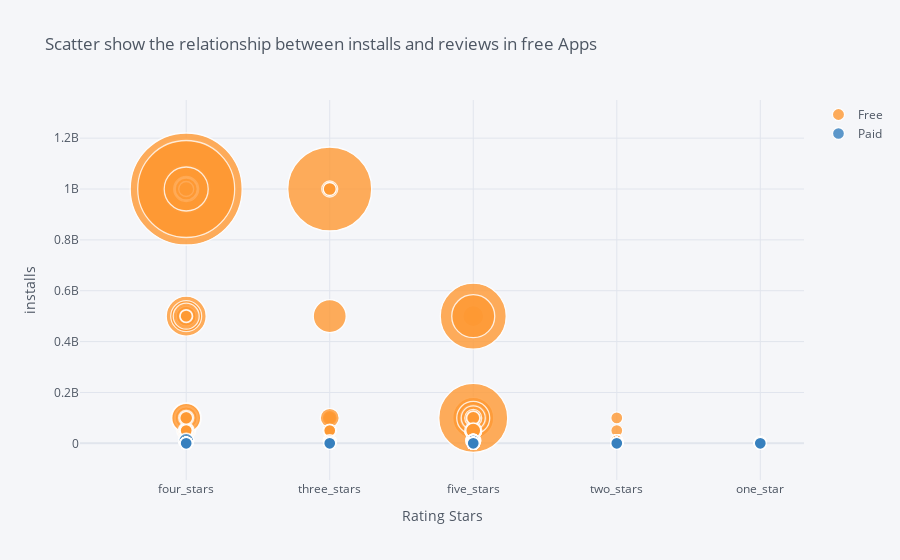

Notebook source saved alongside this figure:
### Markdown cell above
> **The purpose of this visualization is to measure the behaviour of each columns with the other, from the plot you can see that reviews increase with four stars rating category and install also. From the plot you can observe that most off applications installed are free.**

### Code cell
df_play_store_clean.iplot(kind='bubble', x="rating_category",y="installs",categories="type", size='reviews', xTitle='Rating Stars', yTitle='installs', title="Scatter show the relationship between installs and reviews in free Apps")

### Figure 1 — Plotly figure (JSON) as saved in the notebook; plotly's stock layout.template omitted (floating-point values rounded to 4 significant figures; data arrays with more than 128 entries replaced by an {"elided": "..."} marker saying what was removed)
{"data": [{"marker": {"color": "rgba(255, 153, 51, 1.0)", "line": {"width": 1.3}, "opacity": 0.8, "size": {"elided": "8902 int values"}, "symbol": "circle"}, "mode": "markers", "name": "Free", "textfont": {"color": "#4D5663"}, "type": "scatter", "x": {"elided": "8902 str values"}, "y": {"elided": "8902 int values"}}, {"marker": {"color": "rgba(55, 128, 191, 1.0)", "line": {"width": 1.3}, "opacity": 0.8, "size": {"elided": "756 int values"}, "symbol": "circle"}, "mode": "markers", "name": "Paid", "textfont": {"color": "#4D5663"}, "type": "scatter", "x": {"elided": "756 str values"}, "y": {"elided": "756 int values"}}, {"marker": {"color": "rgba(50, 171, 96, 1.0)", "line": {"width": 1.3}, "opacity": 0.8, "size": [], "symbol": "circle"}, "mode": "markers", "name": "nan", "textfont": {"color": "#4D5663"}, "type": "scatter", "x": [], "y": []}], "layout": {"legend": {"bgcolor": "#F5F6F9", "font": {"color": "#4D5663"}}, "paper_bgcolor": "#F5F6F9", "plot_bgcolor": "#F5F6F9", "title": {"font": {"color": "#4D5663"}, "text": "Scatter show the relationship between installs and reviews in free Apps"}, "xaxis": {"gridcolor": "#E1E5ED", "showgrid": true, "tickfont": {"color": "#4D5663"}, "title": {"font": {"color": "#4D5663"}, "text": "Rating Stars"}, "zerolinecolor": "#E1E5ED"}, "yaxis": {"gridcolor": "#E1E5ED", "showgrid": true, "tickfont": {"color": "#4D5663"}, "title": {"font": {"color": "#4D5663"}, "text": "installs"}, "zerolinecolor": "#E1E5ED"}}}
